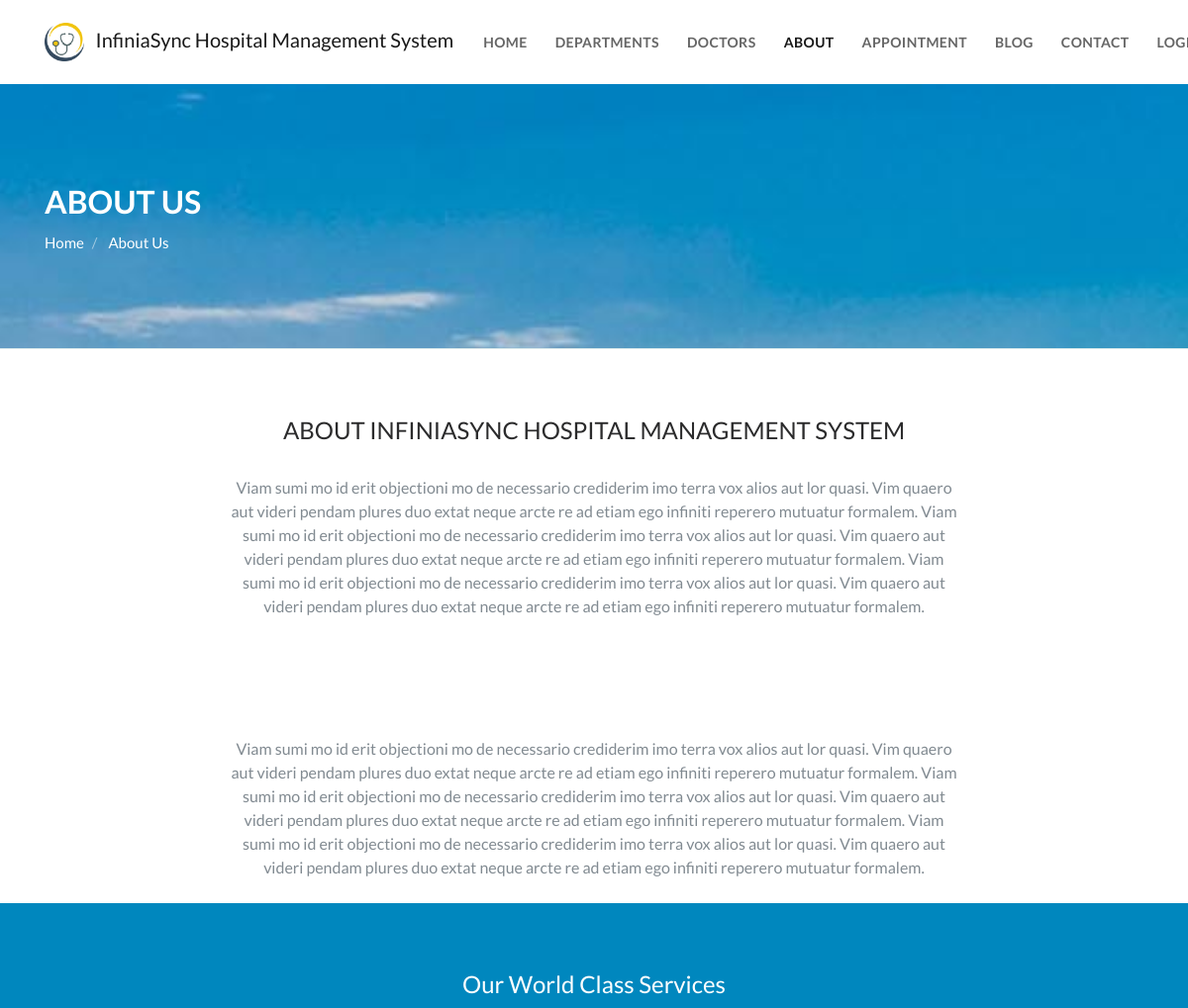
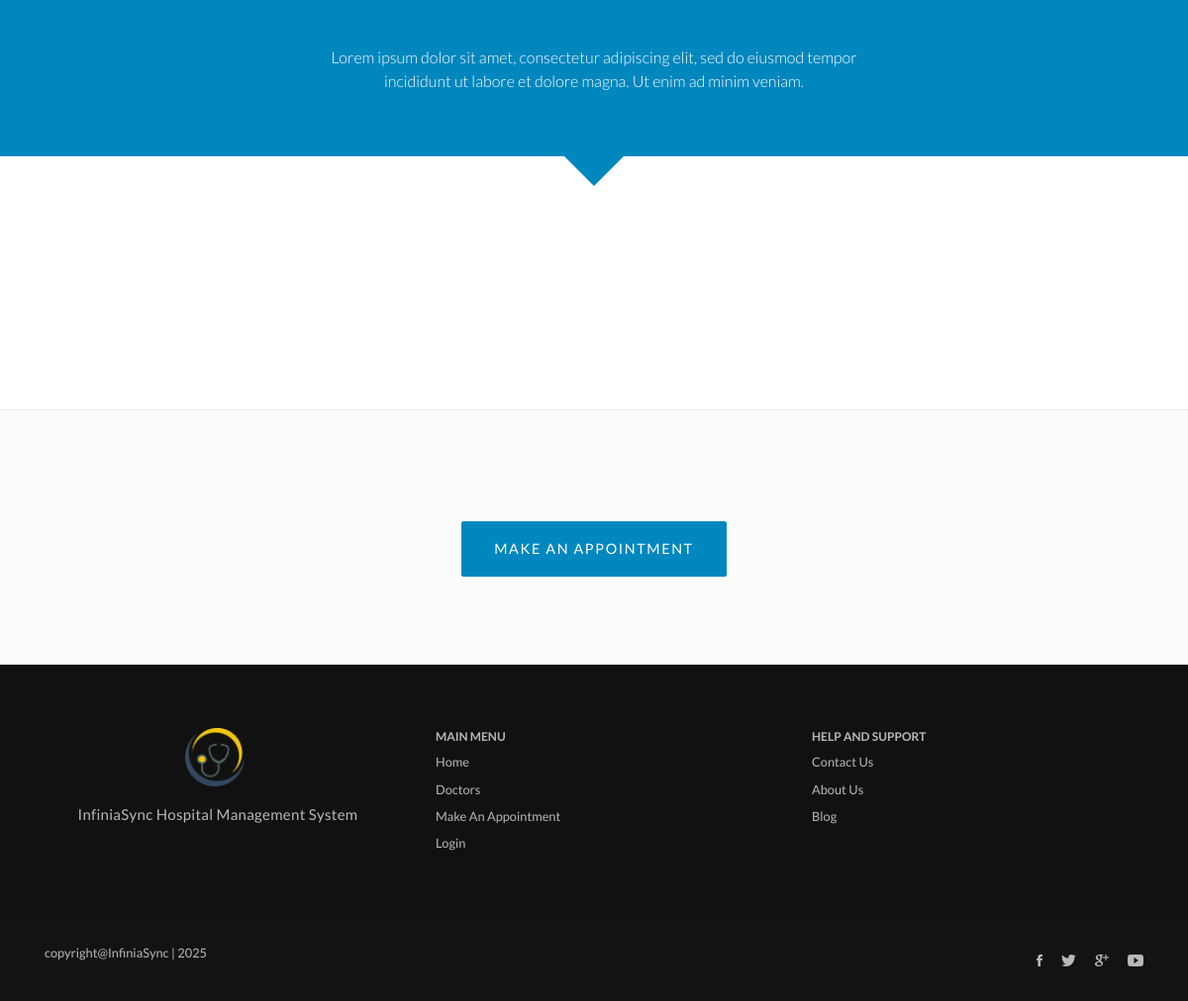
The page /index.php/home/about_us on the database its author committed (2 pictures, top to bottom).
### tables this page shows
CREATE TABLE `frontend_settings` (
  `frontend_settings_id` int(11) NOT NULL,
  `type` varchar(255) DEFAULT NULL,
  `description` longtext
);

### application/controllers/Home.php (called while the page is built, shortened)
<?php
class Home extends CI_Controller
{
    protected $theme;
    function __construct()
    {
        $this->load->database();
        $this->load->library('session');
        $this->load->model('crud_model');
        $this->load->model('email_model');
        $this->load->model('sms_model');
        $this->load->model('frontend_model');
        $this->theme = $this->frontend_model->get_frontend_settings('theme');
    }
    function about_us()
    {
        $page_data['page_name']       = 'about_us';
        $page_data['page_title']      = get_phrase('about_us');
        $page_data['service_section'] = $this->frontend_model->get_frontend_settings('service_section');
        $page_data['services']        = $this->frontend_model->get_services();
        $this->load->view('frontend/' . $this->theme . '/index', $page_data);
    }
}

### index.php (called while the page is built, shortened)
<?php
require_once BASEPATH.'core/CodeIgniter.php';

### application/models/Frontend_model.php (called while the page is built, shortened)
<?php
class Frontend_model extends CI_Model {
    public function get_frontend_settings($type) {
        $result = $this->db->get_where('frontend_settings', array(
            'type' => $type
        ))->row()->description;
        return $result;
    }
    function get_departments() {
        $this->db->order_by('name', 'asc');
        $result = $this->db->get('department')->result_array();
        return $result;
    }
}

### application/helpers/multi_language_helper.php (called while the page is built, shortened)
<?php  if ( ! defined('BASEPATH')) exit('No direct script access allowed');
if ( ! function_exists('get_phrase'))
{
	function get_phrase($phrase = '') {
		$CI	=&	get_instance();
		$current_language	=	$CI->db->get_where('settings' , array('type' => 'language'))->row()->description;
		$query	=	$CI->db->get_where('language' , array('phrase' => $phrase));
		$row   	=	$query->row();
		if (isset($row->$current_language) && $row->$current_language !="")
			return $row->$current_language;
		else
			return ucwords(str_replace('_',' ',$phrase));
	}
}

### application/views/frontend/default/stylesheets.php (the view, shortened to what this page needs)
<link rel="stylesheet"
    href="<?php echo base_url('assets/frontend/' . $theme . '/vendor/pace/css/pace-minimal.css');?>" type="text/css">
<link rel="stylesheet"
    href="<?php echo base_url('assets/frontend/' . $theme . '/vendor/bootstrap/css/bootstrap.min.css');?>" type="text/css">
<link rel="stylesheet"
    href="<?php echo base_url('assets/frontend/' . $theme . '/vendor/swiper/css/swiper.min.css');?>">
<link rel="stylesheet"
    href="<?php echo base_url('assets/frontend/' . $theme . '/vendor/hamburgers/hamburgers.min.css');?>" type="text/css">
<link rel="stylesheet"
    href="<?php echo base_url('assets/frontend/' . $theme . '/vendor/animate/animate.min.css');?>" type="text/css">
<link rel="stylesheet"
      href="<?php echo base_url('assets/common/izitoast/css/iziToast.min.css');?>" type="text/css">
<link rel="stylesheet"
    href="<?php echo base_url('assets/frontend/' . $theme . '/fonts/font-awesome/css/font-awesome.min.css');?>" type="text/css">
<link rel="stylesheet"
    href="<?php echo base_url('assets/frontend/' . $theme . '/fonts/ionicons/css/ionicons.min.css');?>" type="text/css">
<link rel="stylesheet"
    href="<?php echo base_url('assets/frontend/' . $theme . '/fonts/line-icons-pro/line-icons-pro.css');?>" type="text/css">
<link id="stylesheet" type="text/css"
    href="<?php echo base_url('assets/frontend/' . $theme . '/css/global-style.css');?>" rel="stylesheet" media="screen">
<link type="text/css"
    href="<?php echo base_url('assets/frontend/' . $theme . '/css/custom-style.css');?>" rel="stylesheet">

### application/views/frontend/default/navigation.php (shortened to what this page needs)
<nav class="navbar navbar-expand-lg  navbar-light bg-default navbar--link-arrow navbar--uppercase bayanno-nav">
    <div class="container navbar-container">
        <a class="navbar-brand" href="<?php echo site_url('home');?>">
            <img src="<?php echo base_url('uploads/logo.png');?>" width="40"
                alt="">
                &nbsp; <?php echo $hospital_name;?>
        </a>
        <div class="collapse navbar-collapse align-items-center justify-content-end" id="navbar_main">
            <ul class="navbar-nav" data-hover="dropdown">
                <li class="nav-item
                    <?php echo $page_name == 'home' ? 'active' : ''; ?>">
                    <a class="nav-link" aria-haspopup="true" aria-expanded="false"
                        href="<?php echo site_url('home');?>">
                        <?php echo get_phrase('home');?>
                    </a>
                </li>
                <li class="nav-item dropdown
                <?php echo $page_name == 'department' ? 'active' : ''; ?>">
                    <a href="#" class="nav-link"
                        data-toggle="dropdown" aria-haspopup="true" aria-expanded="false">
                    <?php echo get_phrase('departments');?>
                    </a>
                </li>
                <li class="nav-item
                <?php echo $page_name == 'doctors' ? 'active' : ''; ?>">
                    <a class="nav-link" aria-haspopup="true" aria-expanded="false"
                        href="<?php echo site_url('home/doctors');?>">
                    <?php echo get_phrase('doctors');?>
                    </a>
                </li>
                <li class="nav-item
                <?php echo $page_name == 'about_us' ? 'active' : ''; ?>">
                    <a class="nav-link" aria-haspopup="true" aria-expanded="false"
                        href="<?php echo site_url('home/about_us');?>">
                    <?php echo get_phrase('about');?>
                    </a>
                </li>
                <li class="nav-item
                <?php echo $page_name == 'appointment' ? 'active' : ''; ?>">
                    <a class="nav-link" aria-haspopup="true" aria-expanded="false"
                        href="<?php echo site_url('home/appointment');?>">
                    <?php echo get_phrase('appointment');?>
                    </a>
                </li>
                <li class="nav-item
                <?php echo ($page_name == 'blog' || $page_name == 'blog_details') ? 'active' : ''; ?>">
                    <a class="nav-link" aria-haspopup="true" aria-expanded="false"
                        href="<?php echo site_url('home/blog');?>">
                    <?php echo get_phrase('blog');?>
                    </a>
                </li>
                <li class="nav-item
                <?php echo $page_name == 'contact_us' ? 'active' : ''; ?>">
                    <a class="nav-link" aria-haspopup="true" aria-expanded="false"
                        href="<?php echo site_url('home/contact_us');?>">
                    <?php echo get_phrase('contact');?>
                    </a>
                </li>
                <li class="nav-item">
                    <a class="nav-link" aria-haspopup="true" aria-expanded="false"
                        href="<?php echo site_url('login');?>" target="_blank">
                    <?php echo get_phrase('login');?>
                    </a>
                </li>
            </ul>
        </div>
    </div>
</nav>

### application/views/frontend/default/about_us.php (shortened to what this page needs)
<section class="slice--offset parallax-section parallax-section-xl b-xs-bottom custom-page-head"
    style="background-image: url('<?php echo base_url('assets/frontend/' . $theme . '/images/img-15.jpg');?>');">
    <div class="container">
        <div class="row py-3">
            <div class="col-lg-12">
                <h1 class="heading text-uppercase c-white">
                    <?php echo $page_title;?>
                </h1>
                <div class="">
                    <ol class="breadcrumb">
                        <li class="breadcrumb-item">
                            <a href="<?php echo site_url('home');?>">
                            <?php echo get_phrase('home');?>
                            </a>
                        </li>
                        <li class="breadcrumb-item active">
                        <?php echo $page_title;?>
                        </li>
                    </ol>
                </div>
            </div>
        </div>
    </div>
</section>
<section class="slice sct-color-1 pb-0" id="scrollToSection">
    <div class="container no-padding">
        <div class="row row-no-padding">
            <div class="col-md-12">
                <div class="section-title section-title--style-1 text-center mb-4">
                    <h3 class="section-title-inner text-uppercase">
                        <?php echo get_phrase('about').' '.$hospital_name;?>
                    </h3>
                </div>
                <div class="text-center">
                    <div class="fluid-paragraph fluid-paragraph-md c-gray-light about-text">
                        <?php echo $this->frontend_model->get_frontend_settings('about_us');?>
                    </div>
                </div>
            </div>
        </div>
    </div>
</section>
<?php $service_section_data = json_decode($service_section);?>
<section class="slice slice--arrow bg-base-1">
    <div class="sct-inner container">
        <div class="section-title section-title-inverse section-title--style-1 text-center">
            <h3 class="section-title-inner">
                <span><?php echo $service_section_data[0]->title;?></span>
            </h3>
        </div>
        <div class="fluid-paragraph fluid-paragraph-sm strong-300 text-center">
            <?php echo $service_section_data[0]->description;?>
        </div>
    </div>
</section>
<section class="slice-xl sct-color-1">
</section>
<section class="slice sct-color-2 b-xs-top b-xs-bottom">
    <div class="container">
        <div class="text-center">
            <div class="section-title section-title--style-1 text-center mb-4">
            <div class="mt-5">
                <a href="<?php echo site_url('home/appointment');?>"
                   class="btn btn-styled btn-lg btn-base-1">
                    <?php echo get_phrase('make_an_appointment');?>
                </a>
            </div>
        </div>
    </div>
</section>

### application/views/frontend/default/footer.php
<footer id="footer" class="footer">
    <div class="footer-top">
        <div class="container">
            <div class="row cols-xs-space cols-sm-space cols-md-space">
                <div class="col-md-6 col-lg-4">
                    <div class="col text-center">
                        <img src="<?php echo base_url('uploads/logo.png');?>" width="60"
                             alt="">
                        &nbsp; <p class="mt-3"><?php echo $hospital_name;?></p>
                    </div>
                </div>
                <div class="col-md-6 col-lg-4">
                    <div class="col">
                        <h4 class="heading heading-xs strong-600 text-uppercase mb-1">
                            <?php echo get_phrase('main_menu');?>
                        </h4>
                        <ul class="footer-links">
                            <li>
                                <a href="<?php echo site_url('home');?>">
                                    <?php echo get_phrase('home');?>
                                </a>
                            </li>
                            <li>
                                <a href="<?php echo site_url('home/doctors');?>">
                                    <?php echo get_phrase('doctors');?>
                                </a>
                            </li>
                            <li>
                                <a href="<?php echo site_url('home/appointment');?>">
                                    <?php echo get_phrase('make_an_appointment');?>
                                </a>
                            </li>
                            <li>
                                <a href="<?php echo site_url('login');?>"
                                    target="_blank">
                                    <?php echo get_phrase('login');?>
                                </a>
                            </li>
                        </ul>
                        </div>
                </div>
                <div class="col-md-6 col-lg-4">
                    <div class="col">
                        <h4 class="heading heading-xs strong-600 text-uppercase mb-1">
                            <?php echo get_phrase('help_and_support');?>
                        </h4>
                        <ul class="footer-links">
                            <li>
                                <a href="<?php echo site_url('home/contact_us');?>">
                                    <?php echo get_phrase('contact_us');?>
                                </a>
                            </li>
                            <li>
                                <a href="<?php echo site_url('home/about_us');?>">
                                    <?php echo get_phrase('about_us');?>
                                </a>
                            </li>
                            <li>
                                <a href="<?php echo site_url('home/blog');?>">
                                    <?php echo get_phrase('blog');?>
                                </a>
                            </li>
                        </ul>
                    </div>
                </div>
            </div>
        </div>
    </div>
    <div class="footer-bottom">
        <div class="container">
            <div class="row row-cols-xs-spaced flex flex-items-xs-middle">
                <div class="col col-sm-7 col-xs-12">
                    <div class="copyright text-xs-center text-sm-left">
                        <?php echo $this->frontend_model->get_frontend_settings('copyright_text');?>
                    </div>
                </div>
                <?php $social = json_decode($this->frontend_model->get_frontend_settings('social_links'));?>
                <div class="col col-sm-5 col-xs-12">
                    <div class="text-xs-center text-sm-right">
                        <ul class="social-media social-media--style-1-v4">
                            <?php if ($social[0]->facebook != '') { ?>
                                <li>
                                    <a href="<?php echo $social[0]->facebook;?>"
                                       target="_blank">
                                        <i class="ion ion-social-facebook"></i>
                                    </a>
                                </li>
                            <?php } ?>
                            <?php if ($social[0]->twitter != '') { ?>
                                <li>
                                    <a href="<?php echo $social[0]->twitter;?>"
                                       target="_blank">
                                        <i class="ion ion-social-twitter"></i>
                                    </a>
                                </li>
                            <?php } ?>
                            <?php if ($social[0]->google_plus != '') { ?>
                                <li>
                                    <a href="<?php echo $social[0]->google_plus;?>"
                                       target="_blank">
                                        <i class="ion ion-social-googleplus"></i>
                                    </a>
                                </li>
                            <?php } ?>
                            <?php if ($social[0]->youtube != '') { ?>
                                <li>
                                    <a href="<?php echo $social[0]->youtube;?>"
                                       target="_blank">
                                        <i class="ion ion-social-youtube"></i>
                                    </a>
                                </li>
                            <?php } ?>
                        </ul>
                    </div>
                </div>
            </div>
        </div>
    </div>
</footer>

### rows shown on the page
frontend_settings: description "InfiniaSync Hospital Management System", description "INFINIASYNC HOSPITAL MANAGEMENT SYSTEM"
frontend_settings: description (picture)
frontend_settings: description "Viam sumi mo id erit objectioni mo de necessario crediderim imo terra vox alios aut lor quasi. Vim quaero aut videri pendam plures duo extat neque arcte re ad etiam ego infiniti reperero mutuatur formalem. Viam sumi mo id erit objectioni mo de necessario crediderim imo terra vox alios aut lor quasi. Vim quaero aut videri pendam plures duo extat neque arcte re ad etiam ego infiniti reperero mutuatur formalem. Viam sumi mo id erit objectioni mo de necessario crediderim imo terra vox alios aut lor quasi. Vim quaero aut videri pendam plures duo extat neque arcte re ad etiam ego infiniti reperero mutuatur formalem. Viam sumi mo id erit objectioni mo de necessario crediderim imo terra vox alios…"
frontend_settings: description "copyright@InfiniaSync | 2025"

### other values the page prints
get_phrase('home') "HOME"
get_phrase('departments') "DEPARTMENTS"
get_phrase('doctors') "DOCTORS"
get_phrase('about') "ABOUT"
get_phrase('appointment') "APPOINTMENT"
get_phrase('blog') "BLOG"
get_phrase('contact') "CONTACT"
$page_title "ABOUT US"
get_phrase('home') "Home"
$page_title "About Us"
$service_section_data[0]->title "Our World Class Services"
$service_section_data[0]->description "Lorem ipsum dolor sit amet, consectetur adipiscing elit, sed do eiusmod tempor incididunt ut labore et dolore magna. Ut enim ad minim veniam."
get_phrase('make_an_appointment') "MAKE AN APPOINTMENT"
get_phrase('main_menu') "MAIN MENU"
get_phrase('doctors') "Doctors"
